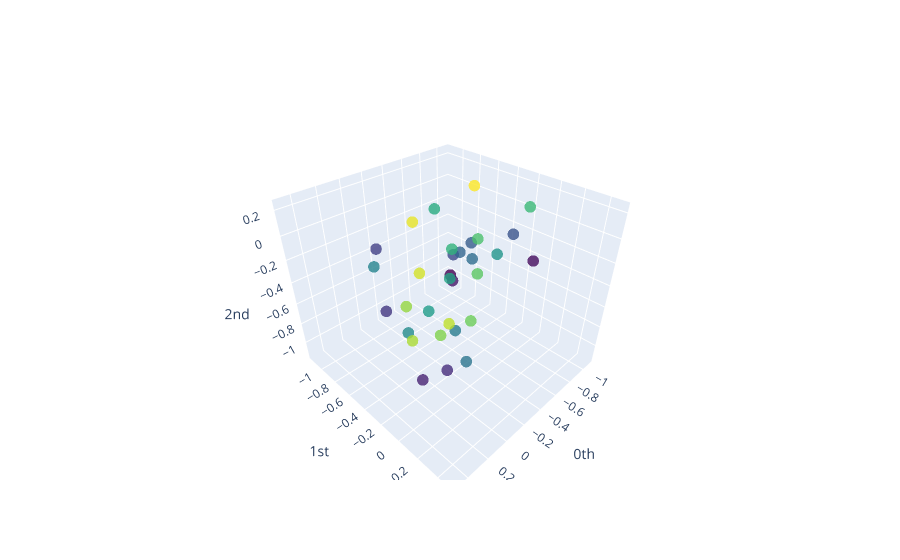

The notebook cell this image was saved under:
### Code cell
from gtda.plotting import plot_point_cloud
plot_point_cloud(series_embedded)

### Figure 1 — Plotly figure (JSON) as saved in the notebook; plotly's stock layout.template omitted (floating-point values rounded to 4 significant figures)
{"data": [{"marker": {"color": [0, 1, 2, 3, 4, 5, 6, 7, 8, 9, 10, 11, 12, 13, 14, 15, 16, 17, 18, 19, 20, 21, 22, 23, 24, 25, 26, 27, 28, 29, 30, 31], "colorscale": [[0, "#440154"], [0.1111, "#482878"], [0.2222, "#3e4989"], [0.3333, "#31688e"], [0.4444, "#26828e"], [0.5556, "#1f9e89"], [0.6667, "#35b779"], [0.7778, "#6ece58"], [0.8889, "#b5de2b"], [1, "#fde725"]], "opacity": 0.8, "size": 4}, "mode": "markers", "type": "scatter3d", "x": [-0.09961, -0.1353, -0.1243, 0.4871, -0.1277, 0.2329, -0.1873, -0.4282, -1.085, -0.4211, -0.3582, -0.2336, -0.2847, -0.05322, -0.1262, -0.02881, -1.055, -0.5293, -0.4929, -0.8391, -0.5244, -1.065, -0.5322, -0.2051, -0.2703, 0.02295, -0.07886, -0.09961, -0.5959, -0.571, -0.6372, -0.9951], "y": [-0.1243, 0.4871, -0.1277, 0.2329, -0.1873, -0.4282, -1.085, -0.4211, -0.3582, -0.2336, -0.2847, -0.05322, -0.1262, -0.02881, -1.055, -0.5293, -0.4929, -0.8391, -0.5244, -1.065, -0.5322, -0.2051, -0.2703, 0.02295, -0.07886, -0.09961, -0.5959, -0.571, -0.6372, -0.9951, -1.137, -0.7346], "z": [-0.1277, 0.2329, -0.1873, -0.4282, -1.085, -0.4211, -0.3582, -0.2336, -0.2847, -0.05322, -0.1262, -0.02881, -1.055, -0.5293, -0.4929, -0.8391, -0.5244, -1.065, -0.5322, -0.2051, -0.2703, 0.02295, -0.07886, -0.09961, -0.5959, -0.571, -0.6372, -0.9951, -1.137, -0.7346, -0.2891, 0.06445]}], "layout": {"scene": {"xaxis": {"exponentformat": "e", "showexponent": "all", "title": {"text": "0th"}, "type": "linear"}, "yaxis": {"exponentformat": "e", "showexponent": "all", "title": {"text": "1st"}, "type": "linear"}, "zaxis": {"exponentformat": "e", "showexponent": "all", "title": {"text": "2nd"}, "type": "linear"}}}}
